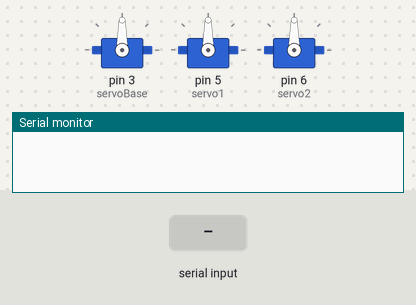
Bench run of a sketch on a simulated Arduino Uno, built with avr-gcc and run on an emulated ATmega328P. Shown: 3 × servo, the last lines printed to the serial monitor. Inputs (shaded band) come from the test bench. Random numbers use the default seed unless the sketch sets one.

Above: at 1.2 s.
1.3 s: "30,150\n" received over Serial
At 2.0 s:
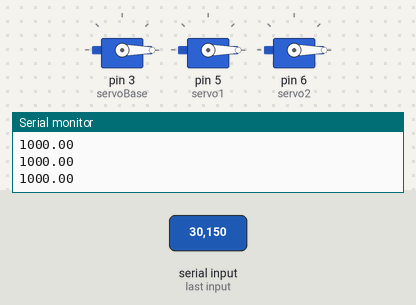
Timing chart, 0 to 4.3 s (numbered marks = the images above; inputs shaded):
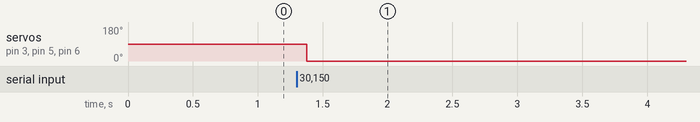

The sketch:

AGWORKS.ino
```cpp
#include <Servo.h> //BIBLIOTECA DE FUNÇÕES COM MOTORES SERVOS

// DECLARAÇÃO DOS SERVOS.
Servo servoBase; //BASE DO BRAÇO...
Servo servo1;  //SERVO 1...
Servo servo2;  //SERVO 2...
//O X, Y, Z DO PONTO
double x, y, z;


void setup()
{
  //ATRIBUIÇÃO DE PINOS PARA OS SERVOS
  servoBase.attach(3);
  servo1.attach(5);
  servo2.attach(6);
  //LEITURA DE ENTRADAS SERIAIS
  Serial.begin(9600);
  //RANDOMICO A PARTIR DO RUIDO DA PORTA A0
  randomSeed(analogRead(0));
}

//AG
void algoritimo(double x, double y, double z)
{
  //INICIALIZA POPULAÇAO
  double individuos[11][3];

  //MELHOR DE TODOS
  individuos[10][0] = 0;
  individuos[10][1] = 0;
  individuos[10][2] = 0;

  //INCIALIZA NOTAS
  double nota[11];
  //MELHOR NOTA
  nota[10] = 1000.0;

  double d, xi, yi, zi;

  //PARA TODOS OS SERVOS, GENES RANDOMICOS NO INICIO
  for (unsigned char i = 0; i < 10; i++)
  {
    for (unsigned char j = 0; j < 3; j++)
    {
        individuos[i][j] = random(170);
    }
  }
  int k;
  //MIL GERACOES DO AG
  while(nota[10]>0.2)
  {
    double media;
    //AVALIA E DETERMINA O MELHOR DE TODOS
    for (unsigned char i = 0; i < 10; i++)
    {
      d = (10 * cos(individuos[i][1] * 0.0174533)) + (10 * cos((individuos[i][1] * 0.0174533) + (individuos[i][2] * 0.0174533)));
      xi = (d * cos(individuos[i][0] * 0.0174533));
      yi = d * sin(individuos[i][0] * 0.0174533);
      zi = (10 * sin( individuos[i][1] * 0.0174533 ) ) + (10 * sin( (individuos[i][1] + individuos[i][2]) * 0.0174533 ) );

      //AVALIANDO
      nota[i] = sqrt(pow((x - xi), 2.0) + pow((y - yi), 2.0) + pow((z - zi), 2.0));
      media += nota[i]/10;
      if (nota[i] < nota[10])
      {
        individuos[10][0] = individuos[i][0];
        individuos[10][1] = individuos[i][1];
        individuos[10][2] = individuos[i][2];
        nota[10] = nota[i];
        //Serial.print("\nNOTA:");
        Serial.println(nota[10]);
        /*Serial.print("\nX:");
        //Serial.print(xi);
        Serial.print("\nY:");
        Serial.print(yi);
        Serial.print("\nZ:");
        Serial.print(zi);
        Serial.print("\nANGULO BASE:");
        Serial.print(individuos[10][0]);
        Serial.print("\nANGULO S1:");
        Serial.print(individuos[10][1]);
        Serial.print("\nANGULO S2:");
        Serial.print(individuos[10][2]);*/
      }
      Serial.println(nota[10]);
    }

    //CROSSOVER
    for (unsigned char i = 0; i < 10; i++)
    {
      individuos[i][0] = (individuos[i][0] + individuos[10][0]) / 2.0;
      individuos[i][1] = (individuos[i][1] + individuos[10][1]) / 2.0;
      individuos[i][2] = (individuos[i][2] + individuos[10][2]) / 2.0;
    }

    //MUTAÇAO
    for (int i = 0; i < 10; i++)
    {
      //DEFINE MUTAÇAO EM SOMA OU SUBTRAÇAO;
      unsigned char num = random(8);

      switch (num)
      {
        case 0:
          individuos[i][0] += random(3);
          individuos[i][1] += random(3);
          individuos[i][2] += random(3);
          break;
        case 1:
          individuos[i][0] -= random(3);
          individuos[i][1] += random(3);
          individuos[i][2] += random(3);
          break;
        case 2:
          individuos[i][0] += random(3);
          individuos[i][1] -= random(3);
          individuos[i][2] += random(3);
          break;
        case 3:
          individuos[i][0] += random(3);
          individuos[i][1] += random(3);
          individuos[i][2] -= random(3);
          break;
        case 4:
          individuos[i][0] -= random(3);
          individuos[i][1] -= random(3);
          individuos[i][2] += random(3);
          break;
        case 5:
          individuos[i][0] -= random(3);
          individuos[i][1] += random(3);
          individuos[i][2] -= random(3);
          break;
        case 6:
          individuos[i][0] += random(3);
          individuos[i][1] -= random(3);
          individuos[i][2] -= random(3);
          break;
        case 7:
          individuos[i][0] -= random(3);
          individuos[i][1] -= random(3);
          individuos[i][2] -= random(3);
          break;
      }
      //NAO DEIXA O VALOR EXCEDER OS VALORES
      //BASE
      if(individuos[i][0] > 180)
        individuos[i][0] = 180;

      //S1
      if(individuos[i][1] > 180)
        individuos[i][1] = 180;

      //S2
      if(individuos[i][2] > 180)
        individuos[i][2] = 180;


    }

    //SE APOS 50 GERACOES AINDA NAO ECONTROU O LOCAL, MATAMOS UMA PARTE DA POPULACAO
    if(k%150 == 0 && nota[10] > 1)
    {
      unsigned char n;
      for (unsigned char i = 0; i < 10; i++)
      {
        //DEFINE SE O INDIVIDUO VAI SER MORTO OU NAO
        n = random(1);
        if(n == 0)
        {
          for (unsigned char j = 0; j < 3; j++)
          {
            //gerando valores aleatórios
              individuos[i][j] = random(180);
          }
        }
      }
     }
  //MOVIMENTANDO
  servoBase.write(individuos[10][0]);//SERVO GIRA NO ANGULO A
  servo1.write(individuos[10][1]);//SERVO GIRA NO ANGULO B
  servo2.write(individuos[10][2]);//SERVO GIRA NO ANGULO C
  k++;
  }
}


void loop()
{
  x = 0.0;
  y = 0.0;
  z = 0.0;
  while(! Serial.available()){};

    delay(10);
    x = (Serial.read()-'0')*100+(Serial.read()-'0')*10+(Serial.read()-'0');
     Serial.flush();
    Serial.println(x);
while(! Serial.available()){};

    delay(10);
    y = (Serial.read()-'0')*100+(Serial.read()-'0')*10+(Serial.read()-'0');

    Serial.println(y);
while(! Serial.available()){};

    delay(10);
    z = (Serial.read()-'0')*100+(Serial.read()-'0')*10+(Serial.read()-'0');

    Serial.println(z);


  //ENTRA NO AG
  algoritimo(x,y,z);

}
```

Measured:
- after the input at 1.3 s, servo on pin 3 (servoBase), servo on pin 5 (servo1), servo on pin 6 (servo2): 90° → 0° after 0.08 s
